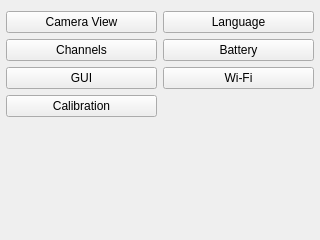
<?xml version="1.0" encoding="UTF-8"?>
<ui version="4.0">
 <class>SettingsWidget</class>
 <widget class="QWidget" name="SettingsWidget">
  <property name="geometry">
   <rect>
    <x>0</x>
    <y>0</y>
    <width>320</width>
    <height>240</height>
   </rect>
  </property>
  <property name="windowTitle">
   <string>Settings</string>
  </property>
  <layout class="QVBoxLayout" name="verticalLayout_4">
   <property name="leftMargin">
    <number>6</number>
   </property>
   <property name="rightMargin">
    <number>6</number>
   </property>
   <property name="bottomMargin">
    <number>0</number>
   </property>
   <item>
    <layout class="QHBoxLayout" name="horizontalLayout">
     <item>
      <layout class="QVBoxLayout" name="verticalLayout_3">
       <item>
        <widget class="QPushButton" name="cameraView">
         <property name="text">
          <string>Camera View</string>
         </property>
         <property name="icon">
          <iconset resource="../rc/icons.qrc">
           <normaloff>:/icons/camera.png</normaloff>:/icons/camera.png</iconset>
         </property>
        </widget>
       </item>
       <item>
        <widget class="QPushButton" name="channels">
         <property name="text">
          <string>Channels</string>
         </property>
         <property name="icon">
          <iconset resource="../rc/icons.qrc">
           <normaloff>:/icons/television.png</normaloff>:/icons/television.png</iconset>
         </property>
        </widget>
       </item>
       <item>
        <widget class="QPushButton" name="gui">
         <property name="text">
          <string>GUI</string>
         </property>
         <property name="icon">
          <iconset resource="../rc/icons.qrc">
           <normaloff>:/icons/application_view_tile.png</normaloff>:/icons/application_view_tile.png</iconset>
         </property>
        </widget>
       </item>
       <item>
        <widget class="QPushButton" name="calibration">
         <property name="text">
          <string>Calibration</string>
         </property>
         <property name="icon">
          <iconset resource="../rc/icons.qrc">
           <normaloff>:/icons/monitor_edit.png</normaloff>:/icons/monitor_edit.png</iconset>
         </property>
        </widget>
       </item>
       <item>
        <spacer name="verticalSpacer_2">
         <property name="orientation">
          <enum>Qt::Vertical</enum>
         </property>
         <property name="sizeHint" stdset="0">
          <size>
           <width>20</width>
           <height>40</height>
          </size>
         </property>
        </spacer>
       </item>
      </layout>
     </item>
     <item>
      <layout class="QVBoxLayout" name="verticalLayout_2">
       <item>
        <widget class="QPushButton" name="language">
         <property name="text">
          <string>Language</string>
         </property>
         <property name="icon">
          <iconset resource="../rc/icons.qrc">
           <normaloff>:/icons/world.png</normaloff>:/icons/world.png</iconset>
         </property>
        </widget>
       </item>
       <item>
        <widget class="QPushButton" name="battery">
         <property name="text">
          <string>Battery</string>
         </property>
         <property name="icon">
          <iconset resource="../rc/icons.qrc">
           <normaloff>:/icons/lightning.png</normaloff>:/icons/lightning.png</iconset>
         </property>
        </widget>
       </item>
       <item>
        <widget class="QPushButton" name="network">
         <property name="text">
          <string>Wi-Fi</string>
         </property>
         <property name="icon">
          <iconset resource="../rc/icons.qrc">
           <normaloff>:/icons/drive_network.png</normaloff>:/icons/drive_network.png</iconset>
         </property>
        </widget>
       </item>
       <item>
        <spacer name="verticalSpacer">
         <property name="orientation">
          <enum>Qt::Vertical</enum>
         </property>
         <property name="sizeHint" stdset="0">
          <size>
           <width>20</width>
           <height>40</height>
          </size>
         </property>
        </spacer>
       </item>
      </layout>
     </item>
    </layout>
   </item>
  </layout>
 </widget>
 <resources>
  <include location="../rc/icons.qrc"/>
 </resources>
 <connections/>
</ui>
